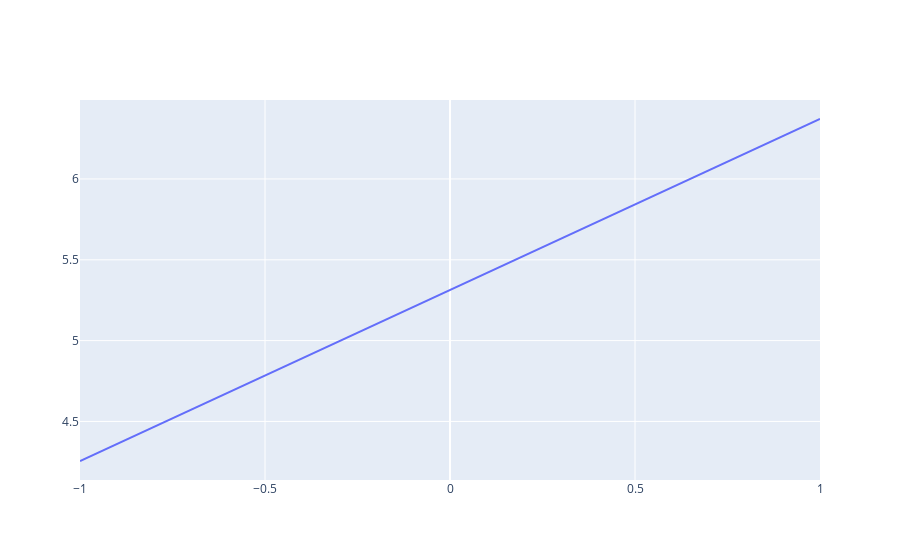

Source (notebook cell):
### Code cell
fig = go.Figure()
fig.add_trace(go.Scatter(x = new_x, y = new_y)) 
fig.show()
